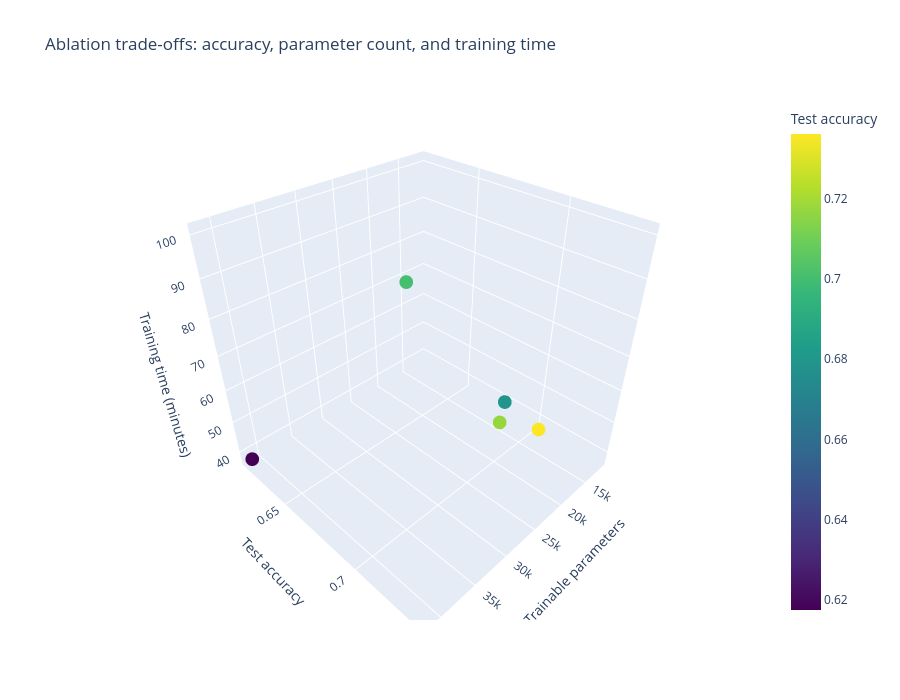

Write notebook code for a chart like this one.
### Code cell
fig = px.scatter_3d(
    results_df,
    x="parameters",
    y="test_accuracy",
    z="training_minutes",
    color="test_accuracy",
    hover_name="experiment",
    hover_data={
        "parameters": True,
        "test_accuracy": ":.2%",
        "training_minutes": ":.1f",
    },
    color_continuous_scale="Viridis",
    title="Ablation trade-offs: accuracy, parameter count, and training time",
    labels={
        "parameters": "Trainable parameters",
        "test_accuracy": "Test accuracy",
        "training_minutes": "Training time (minutes)",
    },
)
fig.update_layout(height=700)
fig.show()

### Figure 1 — Plotly figure (JSON) as saved in the notebook; plotly's stock layout.template omitted (floating-point values rounded to 4 significant figures)
{"data": [{"hovertemplate": "<b>%{hovertext}</b><br><br>Trainable parameters=%{x}<br>Test accuracy=%{marker.color:.2%}<br>Training time (minutes)=%{z:.1f}<extra></extra>", "hovertext": ["baseline", "without_horizontal_flip", "larger_5x5_kernels", "narrow_channels", "without_second_stage"], "legendgroup": "", "marker": {"color": [0.7361, 0.7174, 0.7006, 0.6793, 0.6175], "coloraxis": "coloraxis", "symbol": "circle"}, "mode": "markers", "name": "", "scene": "scene", "showlegend": false, "type": "scatter3d", "x": [25578, 25578, 34538, 11642, 41418], "y": [0.7361, 0.7174, 0.7006, 0.6793, 0.6175], "z": [66.24, 62.06, 100.5, 39.24, 37.5]}], "layout": {"coloraxis": {"colorbar": {"title": {"text": "Test accuracy"}}, "colorscale": [[0, "#440154"], [0.1111, "#482878"], [0.2222, "#3e4989"], [0.3333, "#31688e"], [0.4444, "#26828e"], [0.5556, "#1f9e89"], [0.6667, "#35b779"], [0.7778, "#6ece58"], [0.8889, "#b5de2b"], [1, "#fde725"]]}, "height": 700, "legend": {"tracegroupgap": 0}, "scene": {"domain": {"x": [0, 1], "y": [0, 1]}, "xaxis": {"title": {"text": "Trainable parameters"}}, "yaxis": {"title": {"text": "Test accuracy"}}, "zaxis": {"title": {"text": "Training time (minutes)"}}}, "title": {"text": "Ablation trade-offs: accuracy, parameter count, and training time"}}}
